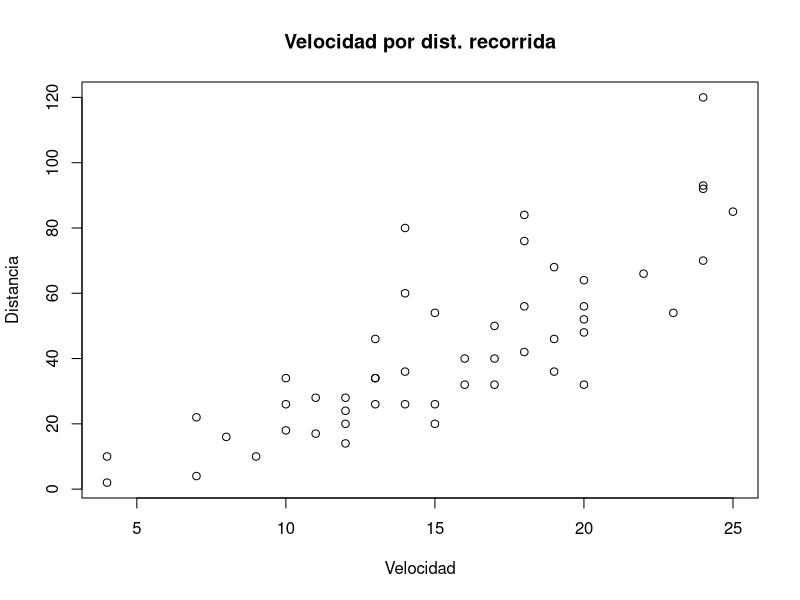
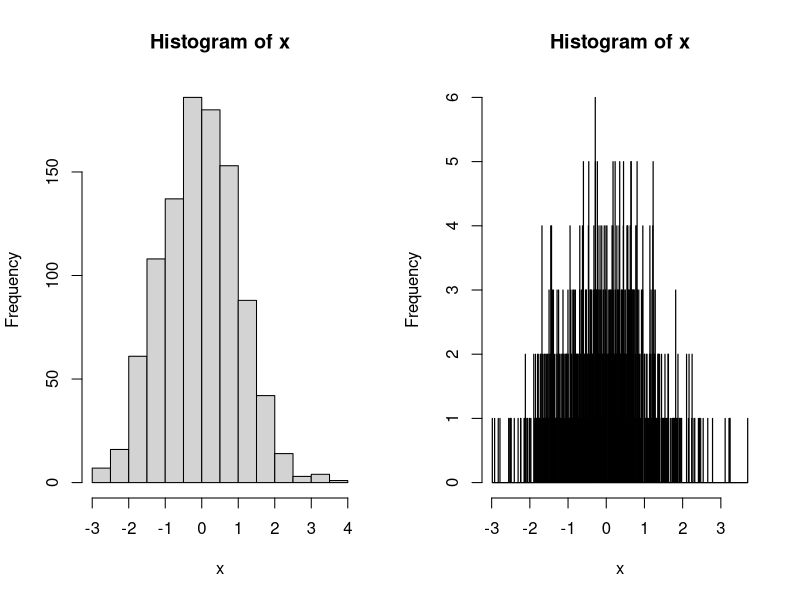
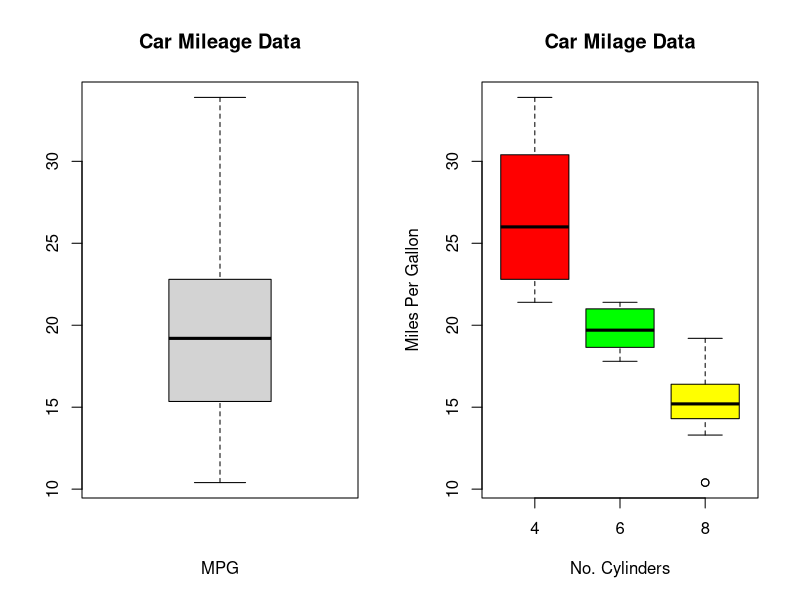
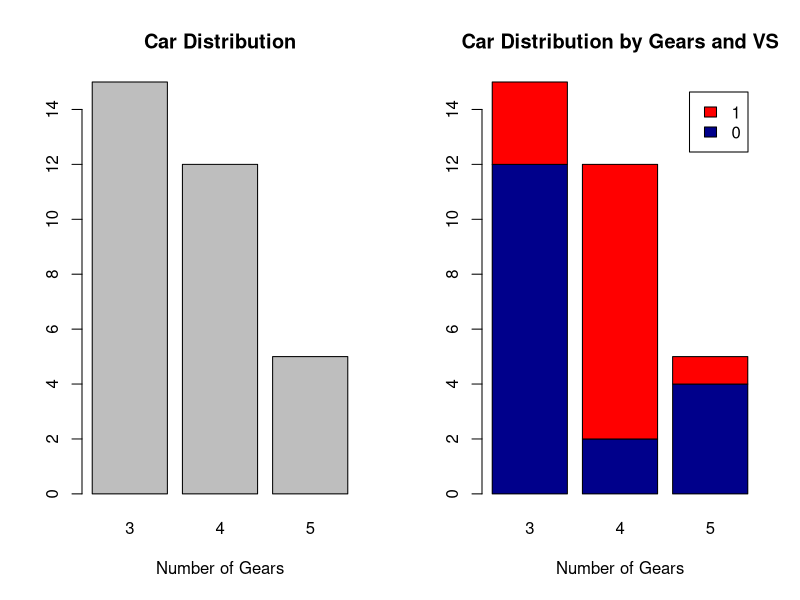
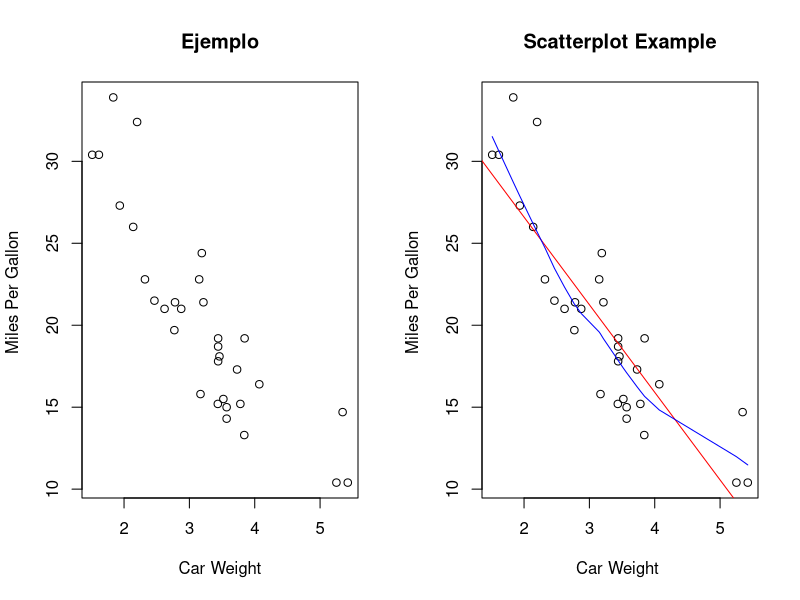

Reproduce these figures in R, in order.
## ---- chunk 1
str(plot)
## ---- chunk 2
plot(cars$speed,cars$dist
     ,main="Velocidad por dist. recorrida"
     ,xlab="Velocidad",ylab="Distancia")
## ---- chunk 3
x<-rnorm(1000,0,1)
par(mfrow=c(1,2))
hist(x)
hist(x,breaks=1000)
## ---- chunk 4
boxplot(mtcars$mpg, main='Car Mileage Data',xlab='MPG')
## ---- chunk 5
boxplot(mpg~cyl,data=mtcars, main="Car Milage Data"
	, xlab="No. Cylinders", ylab="Miles Per Gallon"
	, col=c("red","green","yellow"))
## ---- chunk 6
counts <- table(mtcars$gear)
barplot(counts, main="Car Distribution", 
  	xlab="Number of Gears")
## ---- chunk 7
counts <- table(mtcars$vs, mtcars$gear)
barplot(counts, main="Car Distribution by Gears and VS",
  xlab="Number of Gears", col=c("darkblue","red"),
 	legend = rownames(counts))
## ---- chunk 8
str(barplot)
## ---- chunk 9
plot(mtcars$wt, mtcars$mpg, main="Ejemplo", 
  	xlab="Car Weight", ylab="Miles Per Gallon ")
## ---- chunk 10
plot(mtcars$wt, mtcars$mpg, main="Scatterplot Example", 
  	xlab="Car Weight ", ylab="Miles Per Gallon ")
abline(lm(mtcars$mpg~mtcars$wt), col="red") 
lines(lowess(mtcars$wt,mtcars$mpg), col="blue")
